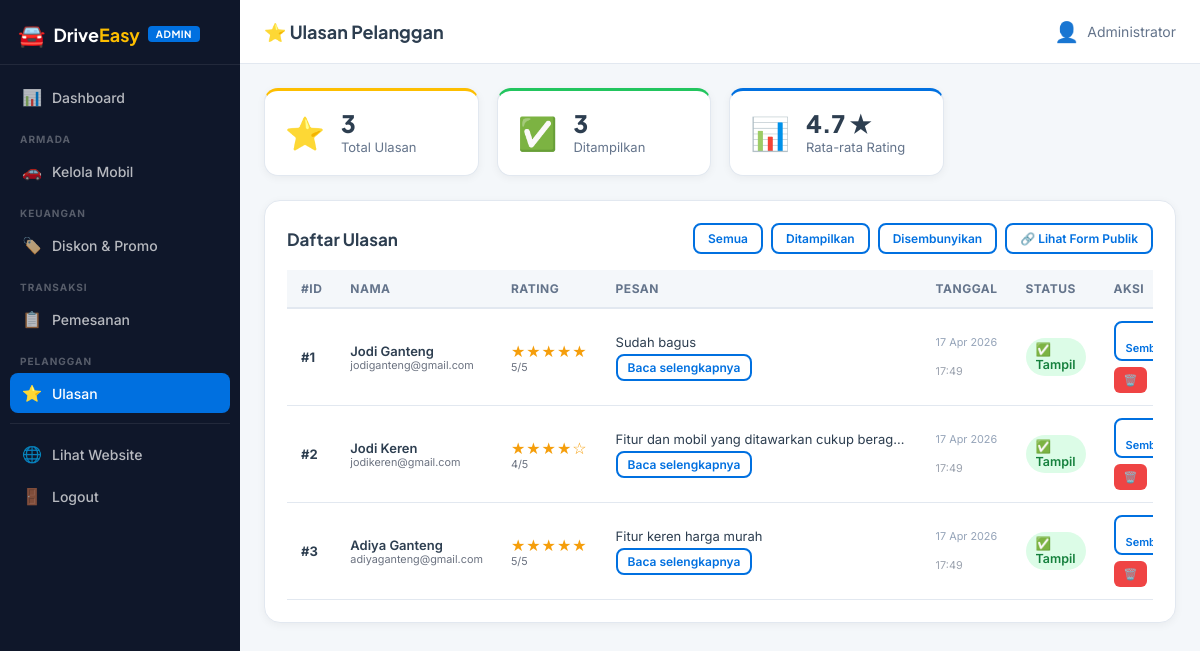
Page /admin/reviews (signed in) on the committed database.
### tables this page shows
CREATE TABLE Reviews (
    id          INTEGER PRIMARY KEY AUTOINCREMENT,
    name        TEXT    NOT NULL,
    email       TEXT,
    rating      INTEGER NOT NULL CHECK(rating BETWEEN 1 AND 5),
    message     TEXT    NOT NULL,
    is_approved INTEGER NOT NULL DEFAULT 1,
    created_at  TEXT    DEFAULT (datetime('now'))
);

### app.py (the view)
@app.route('/admin/reviews')
@admin_required
def admin_reviews():
    status_filter = request.args.get('status', '')
    if status_filter == 'approved':
        reviews = qdb("SELECT * FROM Reviews WHERE is_approved=1 ORDER BY created_at DESC")
    elif status_filter == 'pending':
        reviews = qdb("SELECT * FROM Reviews WHERE is_approved=0 ORDER BY created_at DESC")
    else:
        reviews = qdb("SELECT * FROM Reviews ORDER BY created_at DESC")
    try:
        rev_stats = qdb("""
            SELECT
              COUNT(*)                                                    AS total,
              ROUND(COALESCE(AVG(CAST(rating AS REAL)), 0), 1)           AS avg_rating,
              SUM(CASE WHEN is_approved=1 THEN 1 ELSE 0 END)            AS approved
            FROM Reviews
        """, one=True)
    except Exception:
        rev_stats = {'total': 0, 'avg_rating': 0, 'approved': 0}
    return render_template('admin/reviews.html',
                           reviews=reviews, rev_stats=rev_stats,
                           status_filter=status_filter)

### app.py (called while the page is built)
def _parse_val(val):
    if not isinstance(val, str) or not val:
        return val
    if _ISO_DT_RE.match(val):
        for fmt in _DT_FMTS:
            try:
                return datetime.strptime(val, fmt)
            except ValueError:
                continue
    elif _ISO_DATE_RE.match(val):
        try:
            return datetime.strptime(val, '%Y-%m-%d').date()
        except ValueError:
            pass
    return val

def _process_row(row: dict) -> dict:
    return {k: _parse_val(v) for k, v in row.items()}

def get_db():
    conn = sqlite3.connect(DB_PATH, check_same_thread=False)
    conn.row_factory = sqlite3.Row
    conn.execute("PRAGMA foreign_keys = ON")
    conn.execute("PRAGMA journal_mode = WAL")
    return conn

def qdb(sql, params=(), one=False):
    conn = get_db()
    try:
        cur  = conn.execute(sql, params)
        rows = [_process_row(dict(r)) for r in cur.fetchall()]
        return rows[0] if (one and rows) else (None if one else rows)
    finally:
        conn.close()

@app.context_processor
def inject_globals():
    try:
        cats = qdb("SELECT * FROM Categories WHERE is_active=1 ORDER BY sort_order, id")
    except Exception:
        cats = []
    try:
        approved_reviews = qdb("""
            SELECT id, name, rating, message, created_at
            FROM Reviews
            WHERE is_approved=1
            ORDER BY created_at DESC
            LIMIT 6
        """)
    except Exception:
        approved_reviews = []
    return dict(
        categories=cats,
        current_year=datetime.now().year,
        is_admin=session.get('admin_id') is not None,
        admin_name=session.get('admin_name', ''),
        approved_reviews=approved_reviews,
    )

def admin_required(f):
    @wraps(f)
    def decorated(*args, **kwargs):
        if not session.get('admin_id'):
            flash('Silakan login terlebih dahulu.', 'error')
            return redirect(url_for('admin_login'))
        return f(*args, **kwargs)
    return decorated

### templates/admin/reviews.html (shortened to what this page needs)
{% extends "admin/base.html" %}
{% block page_title %}⭐ Ulasan Pelanggan{% endblock %}
{% block content %}
<div class="stat-grid" style="margin-bottom:24px;">
  <div class="stat-card stat-yellow">
    <div class="sc-icon">⭐</div>
    <div class="sc-body">
      <div class="sc-val">{{ rev_stats.total or 0 }}</div>
      <div class="sc-label">Total Ulasan</div>
    </div>
  </div>
  <div class="stat-card stat-green">
    <div class="sc-icon">✅</div>
    <div class="sc-body">
      <div class="sc-val">{{ rev_stats.approved or 0 }}</div>
      <div class="sc-label">Ditampilkan</div>
    </div>
  </div>
  <div class="stat-card stat-blue">
    <div class="sc-icon">📊</div>
    <div class="sc-body">
      <div class="sc-val">
        {% if rev_stats.avg_rating %}
          {{ rev_stats.avg_rating }} ★
        {% else %}—{% endif %}
      </div>
      <div class="sc-label">Rata-rata Rating</div>
    </div>
  </div>
</div>
<div class="admin-section">
  <div class="asec-header" style="flex-wrap:wrap;gap:10px;">
    <h2>Daftar Ulasan</h2>
    <div style="display:flex;gap:8px;flex-wrap:wrap;align-items:center;">
      <a href="{{ url_for('admin_reviews') }}"
         class="btn btn-outline btn-sm {% if not status_filter %}active{% endif %}">Semua</a>
      <a href="{{ url_for('admin_reviews', status='approved') }}"
         class="btn btn-outline btn-sm {% if status_filter=='approved' %}active{% endif %}">Ditampilkan</a>
      <a href="{{ url_for('admin_reviews', status='pending') }}"
         class="btn btn-outline btn-sm {% if status_filter=='pending' %}active{% endif %}">Disembunyikan</a>
      <a href="{{ url_for('feedback') }}" target="_blank" class="btn btn-outline btn-sm">
        🔗 Lihat Form Publik
      </a>
    </div>
  </div>
  <div class="table-wrap">
    <table class="admin-table" id="reviewsTable">
      <thead>
        <tr>
          <th style="width:50px">#ID</th>
          <th>Nama</th>
          <th style="width:80px">Rating</th>
          <th>Pesan</th>
          <th style="width:130px">Tanggal</th>
          <th style="width:100px">Status</th>
          <th style="width:140px">Aksi</th>
        </tr>
      </thead>
      <tbody>
        {% for rv in reviews %}
        <tr id="row-{{ rv.id }}" {% if not rv.is_approved %}style="opacity:.55;"{% endif %}>
          <td><strong>#{{ rv.id }}</strong></td>
          <td>
            <div style="font-weight:600;">{{ rv.name }}</div>
            {% if rv.email %}
            <small style="color:#6b7280;">{{ rv.email }}</small>
            {% endif %}
          </td>
          <td>
            <span style="color:#f59e0b;font-size:1rem;letter-spacing:1px;">
              {% for i in range(rv.rating) %}★{% endfor %}{% for i in range(5 - rv.rating) %}☆{% endfor %}
            </span>
            <small style="color:#6b7280;display:block;">{{ rv.rating }}/5</small>
          </td>
          <td style="max-width:320px;">
            <span class="rv-msg-preview" style="display:block;overflow:hidden;white-space:nowrap;text-overflow:ellipsis;max-width:320px;">{{ rv.message }}</span>
            <button class="btn btn-outline btn-xs rv-expand-btn" data-id="{{ rv.id }}" style="margin-top:4px;font-size:.75rem;">Baca selengkapnya</button>
          </td>
          <td>
            <small>{{ rv.created_at.strftime('%d %b %Y') if rv.created_at else '—' }}</small><br>
            <small style="color:#9ca3af;">{{ rv.created_at.strftime('%H:%M') if rv.created_at else '' }}</small>
          </td>
          <td>
            <span class="rv-badge {% if rv.is_approved %}rv-badge-show{% else %}rv-badge-hide{% endif %}"
                  id="badge-{{ rv.id }}">
              {{ '✅ Tampil' if rv.is_approved else '🚫 Sembunyi' }}
            </span>
          </td>
          <td>
            <div style="display:flex;gap:6px;flex-wrap:wrap;">
              <button class="btn btn-outline btn-xs rv-toggle-btn"
                      data-id="{{ rv.id }}"
                      data-approved="{{ rv.is_approved }}"
                      title="{{ 'Sembunyikan' if rv.is_approved else 'Tampilkan' }}">
              </button>
              <form method="POST"
                    action="{{ url_for('admin_review_delete', rev_id=rv.id) }}"
                    onsubmit="return confirm('Hapus ulasan dari {{ rv.name }}?');">
                <button type="submit" class="btn btn-xs" style="background:#ef4444;color:#fff;border:none;padding:6px 10px;border-radius:6px;cursor:pointer;">🗑️</button>
              </form>
            </div>
          </td>
        </tr>
        {% else %}
        <tr>
          <td colspan="7" class="td-empty">Belum ada ulasan.</td>
        </tr>
        {% endfor %}
      </tbody>
    </table>
  </div>
</div>
{% endblock %}

### static/css/admin.css (style rules this page uses)
:root { --blue: #0070E0; --blue-dk: #0059B3; --blue-lt: #EBF4FF; --yellow: #FDBE00; --bg: #F4F7FA; --dark: #2D3E50; --mid: #64748B; --light: #94A3B8; --border: #E2E8F0; --white: #FFFFFF; --corp: #7C3AED; --success: #22C55E; --error: #EF4444; --warning: #F59E0B; --sidebar-w: 240px; --ff-head: 'Plus Jakarta Sans', sans-serif; --ff-body: 'Inter', sans-serif; --ease: cubic-bezier(.4,0,.2,1); }
*, *::before, *::after { box-sizing: border-box; margin: 0; padding: 0; }
html { scroll-behavior: smooth; }
body { font-family: var(--ff-body); font-size: 14px; color: var(--dark); background: var(--bg); -webkit-font-smoothing: antialiased; }
a { text-decoration: none; color: inherit; }
.admin-body { display: flex; min-height: 100vh; }
.btn { display: inline-flex; align-items: center; justify-content: center; gap: 6px; padding: 9px 18px; border-radius: 8px; font-family: var(--ff-body); font-size: 13px; font-weight: 600; cursor: pointer; border: 2px solid transparent; transition: all .2s; text-decoration: none; }
.btn-outline { background: transparent; color: var(--blue); border-color: var(--blue); }
.btn-sm { padding: 6px 13px; font-size: 12px; }
.btn-xs { padding: 4px 10px; font-size: 11px; }
.stat-grid { display: grid; grid-template-columns: repeat(4,1fr); gap: 18px; margin-bottom: 24px; }
.stat-card { background: #fff; border-radius: 14px; padding: 20px; border: 1px solid var(--border); box-shadow: 0 2px 8px rgba(0,0,0,.05); display: flex; align-items: center; gap: 16px; }
.sc-icon { font-size: 32px; }
.sc-val { font-family: var(--ff-head); font-size: 24px; font-weight: 800; line-height: 1; }
.sc-label { font-size: 13px; color: var(--mid); margin-top: 4px; }
.stat-blue { border-top: 3px solid var(--blue); }
.stat-green { border-top: 3px solid var(--success); }
.stat-yellow { border-top: 3px solid var(--yellow); }
.admin-section { background: #fff; border-radius: 16px; padding: 22px; border: 1px solid var(--border); box-shadow: 0 2px 8px rgba(0,0,0,.05); }
.asec-header { display: flex; align-items: center; justify-content: space-between; flex-wrap: wrap; gap: 12px; }
.asec-header h2 { font-family: var(--ff-head); font-size: 17px; font-weight: 700; }
.table-wrap { overflow-x: auto; margin-top: 16px; }
.admin-table { width: 100%; border-collapse: collapse; font-size: 13px; }
.admin-table th { background: var(--bg); padding: 11px 14px; text-align: left; font-weight: 700; color: var(--mid); font-size: 12px; text-transform: uppercase; letter-spacing: .5px; border-bottom: 2px solid var(--border); white-space: nowrap; }
.admin-table td { padding: 12px 14px; border-bottom: 1px solid var(--border); vertical-align: middle; }
.admin-table td small { color: var(--light); display: block; }

### templates/admin/reviews.html (style rules this page uses)
.rv-badge { display: inline-block; padding: 4px 10px; border-radius: 50px; font-size: .78rem; font-weight: 600; }
.rv-badge-show { background: #dcfce7; color: #15803d; }

### rows in the picture
Reviews: id "1", name "Jodi Ganteng", email "jodiganteng@gmail.com", rating "5", message "Sudah bagus", created_at "17 Apr 2026", created_at "17:49", is_approved "✅ Tampil"
Reviews: id "2", name "Jodi Keren", email "jodikeren@gmail.com", rating "4", message "Fitur dan mobil yang ditawarkan cukup berag…", created_at "17 Apr 2026", created_at "17:49", is_approved "✅ Tampil"
Reviews: id "3", name "Adiya Ganteng", email "adiyaganteng@gmail.com", rating "5", message "Fitur keren harga murah", created_at "17 Apr 2026", created_at "17:49", is_approved "✅ Tampil"

### other values in the picture
{{ admin_name }} "Administrator"
{{ rev_stats.total or 0 }} "3"
{{ rev_stats.approved or 0 }} "3"
{{ rev_stats.avg_rating }} "4.7"
